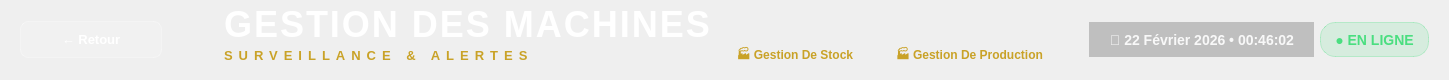
          <widget class="QWidget" name="headerWidget" native="true">
            <property name="minimumSize">
              <size>
                <width>0</width>
                <height>80</height>
              </size>
            </property>
            <property name="maximumSize">
              <size>
                <width>16777215</width>
                <height>80</height>
              </size>
            </property>
            <property name="styleSheet">
              <string notr="true">QWidget#headerWidget {
    background: qlineargradient(x1:0, y1:0, x2:1, y2:0,
        stop:0 #1B4332, stop:0.5 #234E3E, stop:1 #1B4332);
    border-bottom: 4px solid #C9A227;
}</string>
            </property>
            <layout class="QHBoxLayout" name="headerLayout">
              <property name="leftMargin">
                <number>20</number>
              </property>
              <property name="topMargin">
                <number>10</number>
              </property>
              <property name="rightMargin">
                <number>20</number>
              </property>
              <property name="bottomMargin">
                <number>10</number>
              </property>
              <item>
                <widget class="QPushButton" name="btnBackToMenu_machine">
                  <property name="styleSheet">
                    <string notr="true">QPushButton {
    background-color: rgba(255, 255, 255, 0.15);
    color: white;
    font-size: 13px;
    font-weight: 600;
    padding: 10px 20px;
    border-radius: 8px;
    border: 1px solid rgba(255, 255, 255, 0.3);
    min-width: 100px;
}
QPushButton:hover {
    background-color: rgba(255, 255, 255, 0.25);
    border: 1px solid rgba(255, 255, 255, 0.5);
}
QPushButton:pressed {
    background-color: rgba(255, 255, 255, 0.1);
}</string>
                  </property>
                  <property name="text">
                    <string>← Retour</string>
                  </property>
                </widget>
              </item>
              <item>
                <widget class="QLabel" name="lblLogo_machine">
                  <property name="minimumSize">
                    <size>
                      <width>50</width>
                      <height>50</height>
                    </size>
                  </property>
                  <property name="maximumSize">
                    <size>
                      <width>50</width>
                      <height>50</height>
                    </size>
                  </property>
                  <property name="text">
                    <string />
                  </property>
                  <property name="pixmap">
                    <pixmap resource="resources.qrc">:/assets/logo.png</pixmap>
                  </property>
                  <property name="scaledContents">
                    <bool>true</bool>
                  </property>
                </widget>
              </item>
              <item>
                <layout class="QVBoxLayout" name="titleLayout">
                  <property name="spacing">
                    <number>2</number>
                  </property>
                  <item>
                    <widget class="QLabel" name="lblAppTitle_machine">
                      <property name="styleSheet">
                        <string notr="true">color: white; font-size: 36px; font-weight: 800; font-family: 'Segoe UI', 'Arial Black', sans-serif; letter-spacing: 2px;</string>
                      </property>
                      <property name="text">
                        <string>GESTION DES MACHINES</string>
                      </property>
                    </widget>
                  </item>
                  <item>
                    <layout class="QHBoxLayout" name="subtitleLayout">
                      <item>
                        <widget class="QLabel" name="lblAppSubtitle">
                          <property name="styleSheet">
                            <string notr="true">color: #C9A227; font-size: 13px; font-weight: 600; font-family: 'Segoe UI', Arial, sans-serif; letter-spacing: 6px;</string>
                          </property>
                          <property name="text">
                            <string>SURVEILLANCE &amp; ALERTES</string>
                          </property>
                        </widget>
                      </item>
                      <item>
                        <spacer name="subtitleSpacer">
                          <property name="orientation">
                            <enum>Qt::Orientation::Horizontal</enum>
                          </property>
                          <property name="sizeHint" stdset="0">
                            <size>
                              <width>200</width>
                              <height>20</height>
                            </size>
                          </property>
                        </spacer>
                      </item>
                      <item>
                        <widget class="QPushButton" name="btnGestionStock_machine">
                          <property name="minimumSize">
                            <size>
                              <width>118</width>
                              <height>30</height>
                            </size>
                          </property>
                          <property name="maximumSize">
                            <size>
                              <width>200</width>
                              <height>30</height>
                            </size>
                          </property>
                          <property name="styleSheet">
                            <string notr="true">QPushButton { background-color: transparent; color: #C9A227; font-weight: 600; border: none; font-size: 12px; font-family: 'Segoe UI', Arial, sans-serif; } QPushButton:hover { text-decoration: underline; }</string>
                          </property>
                          <property name="text">
                            <string>🏭 Gestion De Stock</string>
                          </property>
                        </widget>
                      </item>
                      <item>
                        <spacer name="buttonsSpacer">
                          <property name="orientation">
                            <enum>Qt::Orientation::Horizontal</enum>
                          </property>
                          <property name="sizeHint" stdset="0">
                            <size>
                              <width>40</width>
                              <height>20</height>
                            </size>
                          </property>
                        </spacer>
                      </item>
                      <item>
                        <widget class="QPushButton" name="btnGestionProduction_machine">
                          <property name="minimumSize">
                            <size>
                              <width>118</width>
                              <height>30</height>
                            </size>
                          </property>
                          <property name="maximumSize">
                            <size>
                              <width>220</width>
                              <height>30</height>
                            </size>
                          </property>
                          <property name="styleSheet">
                            <string notr="true">QPushButton { background-color: transparent; color: #C9A227; font-weight: 600; border: none; font-size: 12px; font-family: 'Segoe UI', Arial, sans-serif; } QPushButton:hover { text-decoration: underline; }</string>
                          </property>
                          <property name="text">
                            <string>🏭 Gestion De Production</string>
                          </property>
                        </widget>
                      </item>
                    </layout>
                  </item>
                </layout>
              </item>
              <item>
                <spacer name="headerSpacer">
                  <property name="orientation">
                    <enum>Qt::Orientation::Horizontal</enum>
                  </property>
                  <property name="sizeHint" stdset="0">
                    <size>
                      <width>40</width>
                      <height>20</height>
                    </size>
                  </property>
                </spacer>
              </item>
              <item>
                <widget class="QLabel" name="lblDateTime_machine">
                  <property name="maximumSize">
                    <size>
                      <width>350</width>
                      <height>35</height>
                    </size>
                  </property>
                  <property name="styleSheet">
                    <string notr="true">color: rgba(255, 255, 255, 0.9); font-size: 14px; font-weight: 500; font-family: 'Segoe UI', Arial, sans-serif; padding: 8px 16px; background-color: rgba(0, 0, 0, 0.2); border-radius: 20px;</string>
                  </property>
                  <property name="text">
                    <string>📅 22 Février 2026 • 00:46:02</string>
                  </property>
                  <property name="alignment">
                    <set>Qt::AlignmentFlag::AlignRight|Qt::AlignmentFlag::AlignTrailing|Qt::AlignmentFlag::AlignVCenter</set>
                  </property>
                </widget>
              </item>
              <item>
                <widget class="QLabel" name="lblOnlineStatus_machine">
                  <property name="maximumSize">
                    <size>
                      <width>130</width>
                      <height>35</height>
                    </size>
                  </property>
                  <property name="styleSheet">
                    <string notr="true">color: #4ADE80; font-weight: bold; font-size: 14px; padding: 6px 14px; background-color: rgba(74, 222, 128, 0.15); border-radius: 15px; border: 1px solid rgba(74, 222, 128, 0.3);</string>
                  </property>
                  <property name="text">
                    <string>● EN LIGNE</string>
                  </property>
                  <property name="alignment">
                    <set>Qt::AlignmentFlag::AlignCenter</set>
                  </property>
                </widget>
              </item>
            </layout>
          </widget>
